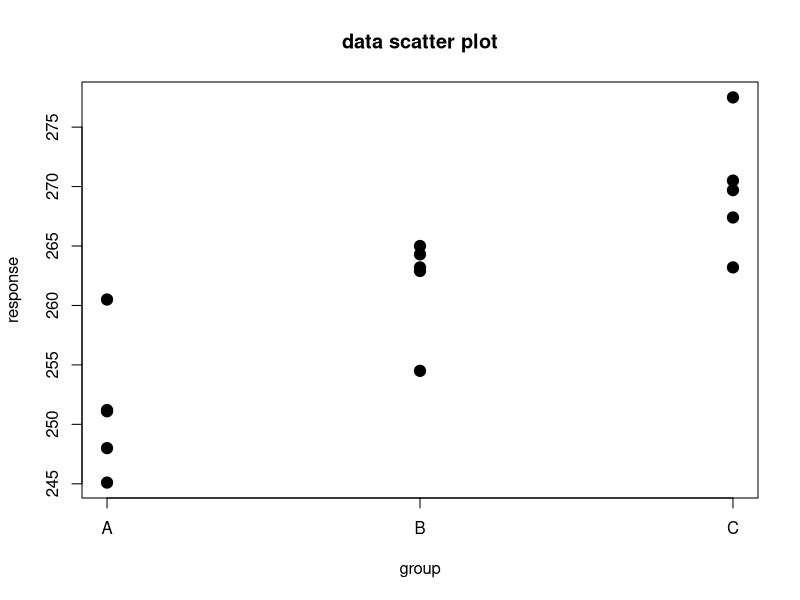

Here is the R script that generated this plot:
## ---- chunk 1
rm(list = ls())
## ---- chunk 2
###################
# DATA (4 rat diets labelled A,B,C,D; note different sample sizes per group)
A <- c(251.2, 245.1, 248.0, 251.1, 260.5)
B <- c(263.2, 262.9, 265, 254.5,264.3)
C <- c(269.7, 263.2,277.5,267.4,270.5)

group_datas <- list(A, B, C)

################
# Summary Stats

# size of each group
group_sizes <- unlist(lapply(group_datas, length))

# mean of each group
group_means <- unlist(lapply(group_datas, mean))

# std dev of each group
group_sds <- unlist(lapply(group_datas, sd))


# Standard error of each group
group_sdes <- unlist(lapply(group_datas, sd))

# grand mean and grad std dev
supergroup <- unlist(group_datas)
grandmean <- mean(supergroup)
grand_sd <- sd(supergroup)

# group size
a <- length(group_datas)
N <- sum(group_sizes)
## ---- chunk 3
# assign group coding to data (used for built in ANOVAs in most software)
x <- supergroup # combine all the data in one column
ranks <- 1: length(group_datas)
group <- c(rep(ranks, group_sizes))

# assign index (1,2,3,4) to each group/diet)

# MD comment: this is the typical arrangement required for ANOVA with statisitcal software

# there are now 2 columns. first column is group index; second column is the data

# BUILT-IN ANOVA function in R
data <- data.frame(x = x, group = factor(group)) # make a data frame
fit <- lm(x ~ group, data) # fit the ANOVA using lm function
anova(fit) # create the ANOVA table
## ---- chunk 4
# Sums of Squares
SST <- (N - 1) * (grand_sd ^ 2)
print(SST)

SSTr <- sum(group_sizes * (group_means - grandmean) ^ 2)
print(SSTr) # treatment sum of squares

SSE <- sum((group_sizes - 1) * (group_sds)^2)
print(SSE) # error sum of squares

# Mean Square
MSTr <- SSTr / (a - 1) # mean square treatment
print(MSTr)

MSE <- SSE / (N - a) # mean square error
print(MSE)
## ---- chunk 5

# Null hypothesis      : mu_1 = mu_2 = ... = mu_n
# Alternate hypothesis : at least one of group means are different

# Test Statistic
Fobs <- MSTr / MSE # test statistic
print(Fobs)

# look up P-value (verify with table)
pvalue <- pf(Fobs ,a - 1, N - a, lower.tail=FALSE) # determine the P-value using F distribution
print(pvalue)
## ---- chunk 6
plot(group, x, pch=19, cex=1.5, main="data scatter plot", ylab="response", xaxt='n')
axis(1, at = ranks, labels = c("A", "B", "C"))
